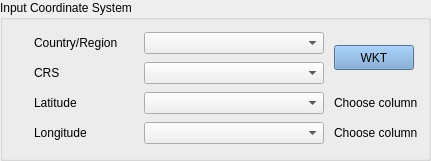
     <widget class="QGroupBox" name="groupBox_11">
      <property name="geometry">
       <rect>
        <x>10</x>
        <y>260</y>
        <width>431</width>
        <height>161</height>
       </rect>
      </property>
      <property name="title">
       <string>Input Coordinate System</string>
      </property>
      <widget class="QWidget" name="layoutWidget_5">
       <property name="geometry">
        <rect>
         <x>30</x>
         <y>30</y>
         <width>394</width>
         <height>120</height>
        </rect>
       </property>
       <layout class="QGridLayout" name="gridLayout_6">
        <item row="2" column="0">
         <widget class="QLabel" name="label_latitude">
          <property name="text">
           <string>Latitude</string>
          </property>
         </widget>
        </item>
        <item row="3" column="0">
         <widget class="QLabel" name="label_longitude">
          <property name="text">
           <string>Longitude</string>
          </property>
         </widget>
        </item>
        <item row="0" column="2" rowspan="2">
         <widget class="QPushButton" name="lWkt_file">
          <property name="sizePolicy">
           <sizepolicy hsizetype="Fixed" vsizetype="Fixed">
            <horstretch>0</horstretch>
            <verstretch>0</verstretch>
           </sizepolicy>
          </property>
          <property name="minimumSize">
           <size>
            <width>80</width>
            <height>25</height>
           </size>
          </property>
          <property name="maximumSize">
           <size>
            <width>80</width>
            <height>25</height>
           </size>
          </property>
          <property name="palette">
           <palette>
            <active>
             <colorrole role="WindowText">
              <brush brushstyle="SolidPattern">
               <color alpha="255">
                <red>0</red>
                <green>0</green>
                <blue>0</blue>
               </color>
              </brush>
             </colorrole>
             <colorrole role="Button">
              <brush brushstyle="SolidPattern">
               <color alpha="255">
                <red>114</red>
                <green>159</green>
                <blue>207</blue>
               </color>
              </brush>
             </colorrole>
             <colorrole role="Light">
              <brush brushstyle="SolidPattern">
               <color alpha="255">
                <red>127</red>
                <green>213</green>
                <blue>255</blue>
               </color>
              </brush>
             </colorrole>
             <colorrole role="Midlight">
              <brush brushstyle="SolidPattern">
               <color alpha="255">
                <red>63</red>
                <green>191</green>
                <blue>255</blue>
               </color>
              </brush>
             </colorrole>
             <colorrole role="Dark">
              <brush brushstyle="SolidPattern">
               <color alpha="255">
                <red>0</red>
                <green>85</green>
                <blue>127</blue>
               </color>
              </brush>
             </colorrole>
             <colorrole role="Mid">
              <brush brushstyle="SolidPattern">
               <color alpha="255">
                <red>0</red>
                <green>113</green>
                <blue>170</blue>
               </color>
              </brush>
             </colorrole>
             <colorrole role="Text">
              <brush brushstyle="SolidPattern">
               <color alpha="255">
                <red>0</red>
                <green>0</green>
                <blue>0</blue>
               </color>
              </brush>
             </colorrole>
             <colorrole role="BrightText">
              <brush brushstyle="SolidPattern">
               <color alpha="255">
                <red>255</red>
                <green>255</green>
                <blue>255</blue>
               </color>
              </brush>
             </colorrole>
             <colorrole role="ButtonText">
              <brush brushstyle="SolidPattern">
               <color alpha="255">
                <red>0</red>
                <green>0</green>
                <blue>0</blue>
               </color>
              </brush>
             </colorrole>
             <colorrole role="Base">
              <brush brushstyle="SolidPattern">
               <color alpha="255">
                <red>114</red>
                <green>159</green>
                <blue>207</blue>
               </color>
              </brush>
             </colorrole>
             <colorrole role="Window">
              <brush brushstyle="SolidPattern">
               <color alpha="255">
                <red>114</red>
                <green>159</green>
                <blue>207</blue>
               </color>
              </brush>
             </colorrole>
             <colorrole role="Shadow">
              <brush brushstyle="SolidPattern">
               <color alpha="255">
                <red>0</red>
                <green>0</green>
                <blue>0</blue>
               </color>
              </brush>
             </colorrole>
             <colorrole role="AlternateBase">
              <brush brushstyle="SolidPattern">
               <color alpha="255">
                <red>127</red>
                <green>212</green>
                <blue>255</blue>
               </color>
              </brush>
             </colorrole>
             <colorrole role="ToolTipBase">
              <brush brushstyle="SolidPattern">
               <color alpha="255">
                <red>255</red>
                <green>255</green>
                <blue>220</blue>
               </color>
              </brush>
             </colorrole>
             <colorrole role="ToolTipText">
              <brush brushstyle="SolidPattern">
               <color alpha="255">
                <red>0</red>
                <green>0</green>
                <blue>0</blue>
               </color>
              </brush>
             </colorrole>
            </active>
            <inactive>
             <colorrole role="WindowText">
              <brush brushstyle="SolidPattern">
               <color alpha="255">
                <red>0</red>
                <green>0</green>
                <blue>0</blue>
               </color>
              </brush>
             </colorrole>
             <colorrole role="Button">
              <brush brushstyle="SolidPattern">
               <color alpha="255">
                <red>114</red>
                <green>159</green>
                <blue>207</blue>
               </color>
              </brush>
             </colorrole>
             <colorrole role="Light">
              <brush brushstyle="SolidPattern">
               <color alpha="255">
                <red>127</red>
                <green>213</green>
                <blue>255</blue>
               </color>
              </brush>
             </colorrole>
             <colorrole role="Midlight">
              <brush brushstyle="SolidPattern">
               <color alpha="255">
                <red>63</red>
                <green>191</green>
                <blue>255</blue>
               </color>
              </brush>
             </colorrole>
             <colorrole role="Dark">
              <brush brushstyle="SolidPattern">
               <color alpha="255">
                <red>0</red>
                <green>85</green>
                <blue>127</blue>
               </color>
              </brush>
             </colorrole>
             <colorrole role="Mid">
              <brush brushstyle="SolidPattern">
               <color alpha="255">
                <red>0</red>
                <green>113</green>
                <blue>170</blue>
               </color>
              </brush>
             </colorrole>
             <colorrole role="Text">
              <brush brushstyle="SolidPattern">
               <color alpha="255">
                <red>0</red>
                <green>0</green>
                <blue>0</blue>
               </color>
              </brush>
             </colorrole>
             <colorrole role="BrightText">
              <brush brushstyle="SolidPattern">
               <color alpha="255">
                <red>255</red>
                <green>255</green>
                <blue>255</blue>
               </color>
              </brush>
             </colorrole>
             <colorrole role="ButtonText">
              <brush brushstyle="SolidPattern">
               <color alpha="255">
                <red>0</red>
                <green>0</green>
                <blue>0</blue>
               </color>
              </brush>
             </colorrole>
             <colorrole role="Base">
              <brush brushstyle="SolidPattern">
               <color alpha="255">
                <red>114</red>
                <green>159</green>
                <blue>207</blue>
               </color>
              </brush>
             </colorrole>
             <colorrole role="Window">
              <brush brushstyle="SolidPattern">
               <color alpha="255">
                <red>114</red>
                <green>159</green>
                <blue>207</blue>
               </color>
              </brush>
             </colorrole>
             <colorrole role="Shadow">
              <brush brushstyle="SolidPattern">
               <color alpha="255">
                <red>0</red>
                <green>0</green>
                <blue>0</blue>
               </color>
              </brush>
             </colorrole>
             <colorrole role="AlternateBase">
              <brush brushstyle="SolidPattern">
               <color alpha="255">
                <red>127</red>
                <green>212</green>
                <blue>255</blue>
               </color>
              </brush>
             </colorrole>
             <colorrole role="ToolTipBase">
              <brush brushstyle="SolidPattern">
               <color alpha="255">
                <red>255</red>
                <green>255</green>
                <blue>220</blue>
               </color>
              </brush>
             </colorrole>
             <colorrole role="ToolTipText">
              <brush brushstyle="SolidPattern">
               <color alpha="255">
                <red>0</red>
                <green>0</green>
                <blue>0</blue>
               </color>
              </brush>
             </colorrole>
            </inactive>
            <disabled>
             <colorrole role="WindowText">
              <brush brushstyle="SolidPattern">
               <color alpha="255">
                <red>0</red>
                <green>85</green>
                <blue>127</blue>
               </color>
              </brush>
             </colorrole>
             <colorrole role="Button">
              <brush brushstyle="SolidPattern">
               <color alpha="255">
                <red>114</red>
                <green>159</green>
                <blue>207</blue>
               </color>
              </brush>
             </colorrole>
             <colorrole role="Light">
              <brush brushstyle="SolidPattern">
               <color alpha="255">
                <red>127</red>
                <green>213</green>
                <blue>255</blue>
               </color>
              </brush>
             </colorrole>
             <colorrole role="Midlight">
              <brush brushstyle="SolidPattern">
               <color alpha="255">
                <red>63</red>
                <green>191</green>
                <blue>255</blue>
               </color>
              </brush>
             </colorrole>
             <colorrole role="Dark">
              <brush brushstyle="SolidPattern">
               <color alpha="255">
                <red>0</red>
                <green>85</green>
                <blue>127</blue>
               </color>
              </brush>
             </colorrole>
             <colorrole role="Mid">
              <brush brushstyle="SolidPattern">
               <color alpha="255">
                <red>0</red>
                <green>113</green>
                <blue>170</blue>
               </color>
              </brush>
             </colorrole>
             <colorrole role="Text">
              <brush brushstyle="SolidPattern">
               <color alpha="255">
                <red>0</red>
                <green>85</green>
                <blue>127</blue>
               </color>
              </brush>
             </colorrole>
             <colorrole role="BrightText">
              <brush brushstyle="SolidPattern">
               <color alpha="255">
                <red>255</red>
                <green>255</green>
                <blue>255</blue>
               </color>
              </brush>
             </colorrole>
             <colorrole role="ButtonText">
              <brush brushstyle="SolidPattern">
               <color alpha="255">
                <red>0</red>
                <green>85</green>
                <blue>127</blue>
               </color>
              </brush>
             </colorrole>
             <colorrole role="Base">
              <brush brushstyle="SolidPattern">
               <color alpha="255">
                <red>114</red>
                <green>159</green>
                <blue>207</blue>
               </color>
              </brush>
             </colorrole>
             <colorrole role="Window">
              <brush brushstyle="SolidPattern">
               <color alpha="255">
                <red>114</red>
                <green>159</green>
                <blue>207</blue>
               </color>
              </brush>
             </colorrole>
             <colorrole role="Shadow">
              <brush brushstyle="SolidPattern">
               <color alpha="255">
                <red>0</red>
                <green>0</green>
                <blue>0</blue>
               </color>
              </brush>
             </colorrole>
             <colorrole role="AlternateBase">
              <brush brushstyle="SolidPattern">
               <color alpha="255">
                <red>0</red>
                <green>170</green>
                <blue>255</blue>
               </color>
              </brush>
             </colorrole>
             <colorrole role="ToolTipBase">
              <brush brushstyle="SolidPattern">
               <color alpha="255">
                <red>255</red>
                <green>255</green>
                <blue>220</blue>
               </color>
              </brush>
             </colorrole>
             <colorrole role="ToolTipText">
              <brush brushstyle="SolidPattern">
               <color alpha="255">
                <red>0</red>
                <green>0</green>
                <blue>0</blue>
               </color>
              </brush>
             </colorrole>
            </disabled>
           </palette>
          </property>
          <property name="styleSheet">
           <string notr="true">background-color: rgb(114, 159, 207);</string>
          </property>
          <property name="text">
           <string>WKT</string>
          </property>
         </widget>
        </item>
        <item row="0" column="0">
         <widget class="QLabel" name="label_13">
          <property name="sizePolicy">
           <sizepolicy hsizetype="Fixed" vsizetype="Preferred">
            <horstretch>0</horstretch>
            <verstretch>0</verstretch>
           </sizepolicy>
          </property>
          <property name="minimumSize">
           <size>
            <width>100</width>
            <height>0</height>
           </size>
          </property>
          <property name="text">
           <string>Country/Region</string>
          </property>
         </widget>
        </item>
        <item row="0" column="1">
         <widget class="QComboBox" name="left_coord_sys_file">
          <property name="sizePolicy">
           <sizepolicy hsizetype="Fixed" vsizetype="Fixed">
            <horstretch>0</horstretch>
            <verstretch>0</verstretch>
           </sizepolicy>
          </property>
          <property name="minimumSize">
           <size>
            <width>180</width>
            <height>0</height>
           </size>
          </property>
          <property name="maximumSize">
           <size>
            <width>180</width>
            <height>16777215</height>
           </size>
          </property>
          <property name="baseSize">
           <size>
            <width>180</width>
            <height>0</height>
           </size>
          </property>
         </widget>
        </item>
        <item row="1" column="0">
         <widget class="QLabel" name="label_14">
          <property name="sizePolicy">
           <sizepolicy hsizetype="Fixed" vsizetype="Preferred">
            <horstretch>0</horstretch>
            <verstretch>0</verstretch>
           </sizepolicy>
          </property>
          <property name="minimumSize">
           <size>
            <width>100</width>
            <height>0</height>
           </size>
          </property>
          <property name="text">
           <string>CRS</string>
          </property>
         </widget>
        </item>
        <item row="1" column="1">
         <widget class="QComboBox" name="left_crs_select_file">
          <property name="sizePolicy">
           <sizepolicy hsizetype="Fixed" vsizetype="Fixed">
            <horstretch>0</horstretch>
            <verstretch>0</verstretch>
           </sizepolicy>
          </property>
          <property name="minimumSize">
           <size>
            <width>180</width>
            <height>0</height>
           </size>
          </property>
          <property name="maximumSize">
           <size>
            <width>180</width>
            <height>16777215</height>
           </size>
          </property>
          <property name="baseSize">
           <size>
            <width>180</width>
            <height>0</height>
           </size>
          </property>
         </widget>
        </item>
        <item row="2" column="2">
         <widget class="QLabel" name="label_2">
          <property name="text">
           <string>Choose column</string>
          </property>
         </widget>
        </item>
        <item row="3" column="2">
         <widget class="QLabel" name="label_3">
          <property name="text">
           <string>Choose column</string>
          </property>
         </widget>
        </item>
        <item row="2" column="1">
         <widget class="QComboBox" name="combo_lat"/>
        </item>
        <item row="3" column="1">
         <widget class="QComboBox" name="combo_lon"/>
        </item>
       </layout>
      </widget>
     </widget>
